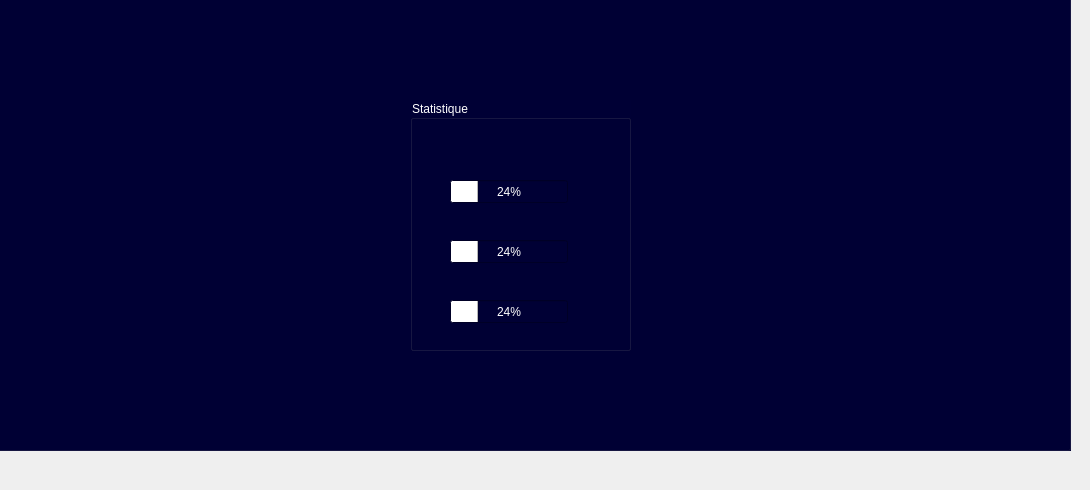
           <widget class="QWidget" name="tab_10">
            <attribute name="title">
             <string>Statistique</string>
            </attribute>
            <widget class="QGroupBox" name="groupBox_9">
             <property name="geometry">
              <rect>
               <x>-10</x>
               <y>-30</y>
               <width>1081</width>
               <height>481</height>
              </rect>
             </property>
             <property name="styleSheet">
              <string notr="true">background-color: rgb(0, 0, 53);
color: rgb(255, 255, 255);
font: 10pt &quot;Arial&quot;;
selection-background-color: rgb(255, 255, 255);</string>
             </property>
             <property name="title">
              <string>GroupBox</string>
             </property>
             <widget class="QGroupBox" name="groupBox_10">
              <property name="geometry">
               <rect>
                <x>420</x>
                <y>130</y>
                <width>221</width>
                <height>251</height>
               </rect>
              </property>
              <property name="styleSheet">
               <string notr="true">
color: rgb(255, 255, 255);</string>
              </property>
              <property name="title">
               <string>Statistique</string>
              </property>
              <widget class="QProgressBar" name="progressBar">
               <property name="geometry">
                <rect>
                 <x>40</x>
                 <y>80</y>
                 <width>118</width>
                 <height>23</height>
                </rect>
               </property>
               <property name="styleSheet">
                <string notr="true">color: rgb(255, 255, 255);</string>
               </property>
               <property name="value">
                <number>24</number>
               </property>
              </widget>
              <widget class="QProgressBar" name="progressBar_2">
               <property name="geometry">
                <rect>
                 <x>40</x>
                 <y>140</y>
                 <width>118</width>
                 <height>23</height>
                </rect>
               </property>
               <property name="styleSheet">
                <string notr="true">color: rgb(255, 255, 255);</string>
               </property>
               <property name="value">
                <number>24</number>
               </property>
              </widget>
              <widget class="QProgressBar" name="progressBar_3">
               <property name="geometry">
                <rect>
                 <x>40</x>
                 <y>200</y>
                 <width>118</width>
                 <height>23</height>
                </rect>
               </property>
               <property name="styleSheet">
                <string notr="true">color: rgb(255, 255, 255);</string>
               </property>
               <property name="value">
                <number>24</number>
               </property>
              </widget>
             </widget>
            </widget>
           </widget>
